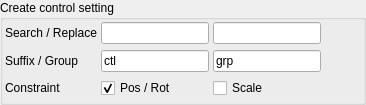
            <widget class="QGroupBox" name="groupBox">
             <property name="title">
              <string>Create control setting</string>
             </property>
             <layout class="QGridLayout" name="gridLayout_4">
              <property name="leftMargin">
               <number>2</number>
              </property>
              <property name="topMargin">
               <number>2</number>
              </property>
              <property name="rightMargin">
               <number>2</number>
              </property>
              <property name="bottomMargin">
               <number>4</number>
              </property>
              <property name="horizontalSpacing">
               <number>4</number>
              </property>
              <item row="1" column="1">
               <widget class="QLineEdit" name="cc_suffix_txt">
                <property name="text">
                 <string>ctl</string>
                </property>
               </widget>
              </item>
              <item row="2" column="2">
               <widget class="QCheckBox" name="cc_scale_check">
                <property name="text">
                 <string>Scale</string>
                </property>
               </widget>
              </item>
              <item row="1" column="0">
               <widget class="QLabel" name="cc_suffixgrp_label">
                <property name="text">
                 <string>Suffix / Group</string>
                </property>
               </widget>
              </item>
              <item row="1" column="3">
               <spacer name="horizontalSpacer_9">
                <property name="orientation">
                 <enum>Qt::Horizontal</enum>
                </property>
                <property name="sizeHint" stdset="0">
                 <size>
                  <width>40</width>
                  <height>20</height>
                 </size>
                </property>
               </spacer>
              </item>
              <item row="1" column="2">
               <widget class="QLineEdit" name="cc_group_txt">
                <property name="text">
                 <string>grp</string>
                </property>
               </widget>
              </item>
              <item row="2" column="1">
               <widget class="QCheckBox" name="cc_posrot_check">
                <property name="text">
                 <string>Pos / Rot</string>
                </property>
                <property name="checked">
                 <bool>true</bool>
                </property>
               </widget>
              </item>
              <item row="2" column="0">
               <widget class="QLabel" name="cc_constraint_label">
                <property name="text">
                 <string>Constraint</string>
                </property>
               </widget>
              </item>
              <item row="0" column="0">
               <widget class="QLabel" name="cc_srcrpl_label">
                <property name="text">
                 <string>Search / Replace</string>
                </property>
               </widget>
              </item>
              <item row="0" column="1">
               <widget class="QLineEdit" name="cc_search_txt"/>
              </item>
              <item row="0" column="2">
               <widget class="QLineEdit" name="cc_replace_txt"/>
              </item>
             </layout>
            </widget>
